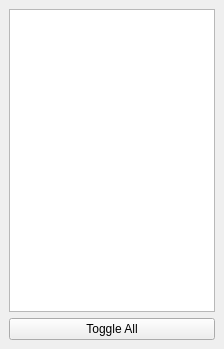
<?xml version="1.0" encoding="UTF-8"?>
<ui version="4.0">
 <class>MainWindow</class>
 <widget class="QMainWindow" name="MainWindow">
  <property name="geometry">
   <rect>
    <x>0</x>
    <y>0</y>
    <width>224</width>
    <height>349</height>
   </rect>
  </property>
  <property name="windowTitle">
   <string>MainWindow</string>
  </property>
  <widget class="QWidget" name="centralwidget">
   <layout class="QGridLayout" name="gridLayout">
    <item row="0" column="0">
     <widget class="QListWidget" name="listWidget"/>
    </item>
    <item row="1" column="0">
     <widget class="QPushButton" name="pushButton">
      <property name="text">
       <string>Toggle All</string>
      </property>
     </widget>
    </item>
   </layout>
  </widget>
 </widget>
 <resources/>
 <connections/>
</ui>
